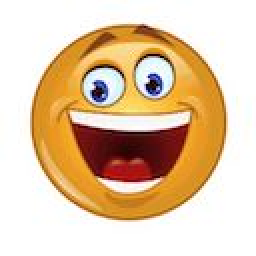
#> input picture or/plaintext.jpeg, 128 x 128 px (shown 2 times larger)
$ python images_or.py -p or//plaintext.jpeg -k or//key.gif -c or//cipher.gif
#> lines starting #> are read from the running program, lines starting #| are printed output that depends on the picture; after the words box and inside, x2 and y2 are one past the last pixel; in counts of white or black regions, pixels touching at a corner belong together
#!/usr/bin/python

from PIL import Image, ImageChops
import sys
import getopt

''' edited from images_xor.py
# 3 parameters are expected when running the script:
    # - the name of the file containing the plaintext (or ciphertext, if decrypting),
    # - the name of the file containing the key, and
    # - the name of the file where the result of the XOR will be stored.
    # Both the plaintext and the key should be bitmap images of the same size (number of pixels).
'''


def usage():
    print('usage: images_or.py -p <plaintext> -k <key> -c <ciphertext>')


def main(argv):
    plaintext_filename = ''
    key_filename = ''
    encryption_filename = ''
    try:
        opts, args = getopt.getopt(argv, "p:k:c:")
    except getopt.GetoptError as exc:
        print(exc)
        usage()
        sys.exit()
    for opt, arg in opts:
        if opt == '-p':
            plaintext_filename = arg
        elif opt == '-k':
            key_filename = arg
        elif opt == '-c':
            encryption_filename = arg
        else:
            usage()
            sys.exit()

    if len(opts) != 3:  # check that all options are present
        usage()
        sys.exit()
    try:
        # load images
        plaintext = Image.open(plaintext_filename).convert("1")
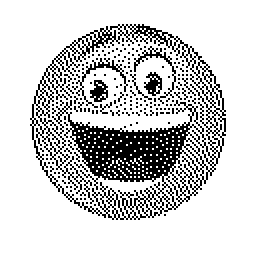
#> plaintext: PIL image 128x128 1 (shown 2 times larger); 80.6% white; black in thin lines or dots, all inside (x1, y1, x2, y2) = (15, 12, 113, 110)
        key = Image.open(key_filename).convert("1")
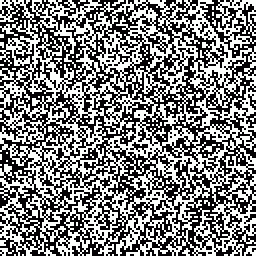
#> input picture or/key.gif, 128 x 128 px (shown 2 times larger)
#> key: PIL image 128x128 1; 49.7% white in thin lines or dots

        # If either the plaintext or the key are not B/W images,
        # they will be converted to one.
        # If you want to see the converted image, uncomment the following two lines
        # plaintext.show()
        # key.show()

        # compute the XOR
        ciphertext = ImageChops.logical_or(plaintext, key)
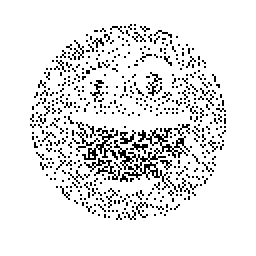
#> ciphertext: PIL image 128x128 1 (shown 2 times larger); 90.1% white; black in thin lines or dots, all inside (x1, y1, x2, y2) = (15, 12, 113, 110)
        ciphertext.save(encryption_filename)
        print("Script finished successfully")

    except Exception as exc:
        print("Error:", exc)


if __name__ == "__main__":
    main(sys.argv[1:])

# python images_or.py -p or\\plaintext.jpeg -k or\\key.gif -c or\\cipher.gif
